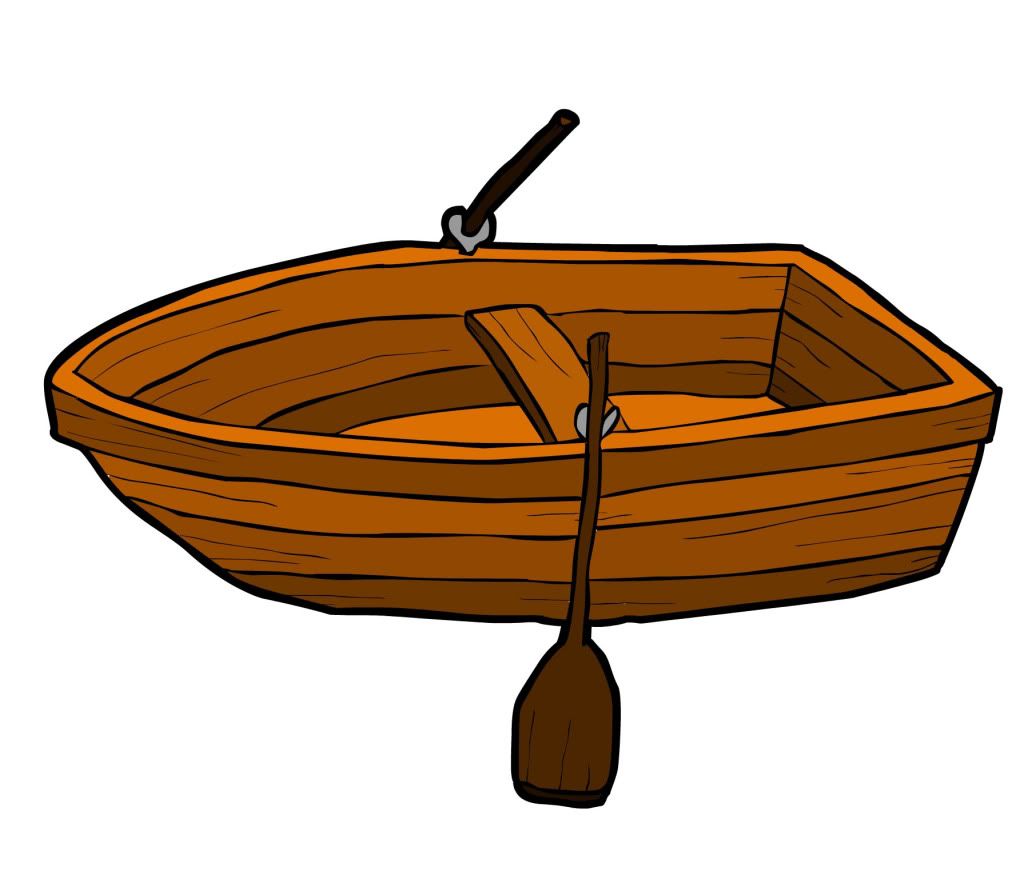
#> input picture picture.jpg, 1024 x 887 px
$ jupyter execute --allow-errors Feature_Extraction_Code.ipynb
#> lines starting #> are read from the running program, lines starting #| are printed output that depends on the picture; after the words box and inside, x2 and y2 are one past the last pixel; in counts of white or black regions, pixels touching at a corner belong together
[cell 1]
import cv2
import numpy as np
from skimage import feature
from matplotlib import pyplot as plt
import torch
import torchvision.models as models
import torchvision.transforms as transforms
from PIL import Image
import os

[cell 2]
# Load image with error handling
img_path = 'picture.jpg'
if not os.path.exists(img_path):
    raise FileNotFoundError(f"Image file not found: {img_path}")

try:
    image = cv2.imread(img_path)
#> image is the input picture: shape (887, 1024, 3); mean B, G, R 167.1, 187, 208.1
    if image is None:
        raise ValueError("Image format is not supported or image is corrupted.")
except Exception as e:
    print(f"Error loading image: {e}")
    exit()

gray_image = cv2.cvtColor(image, cv2.COLOR_BGR2GRAY)
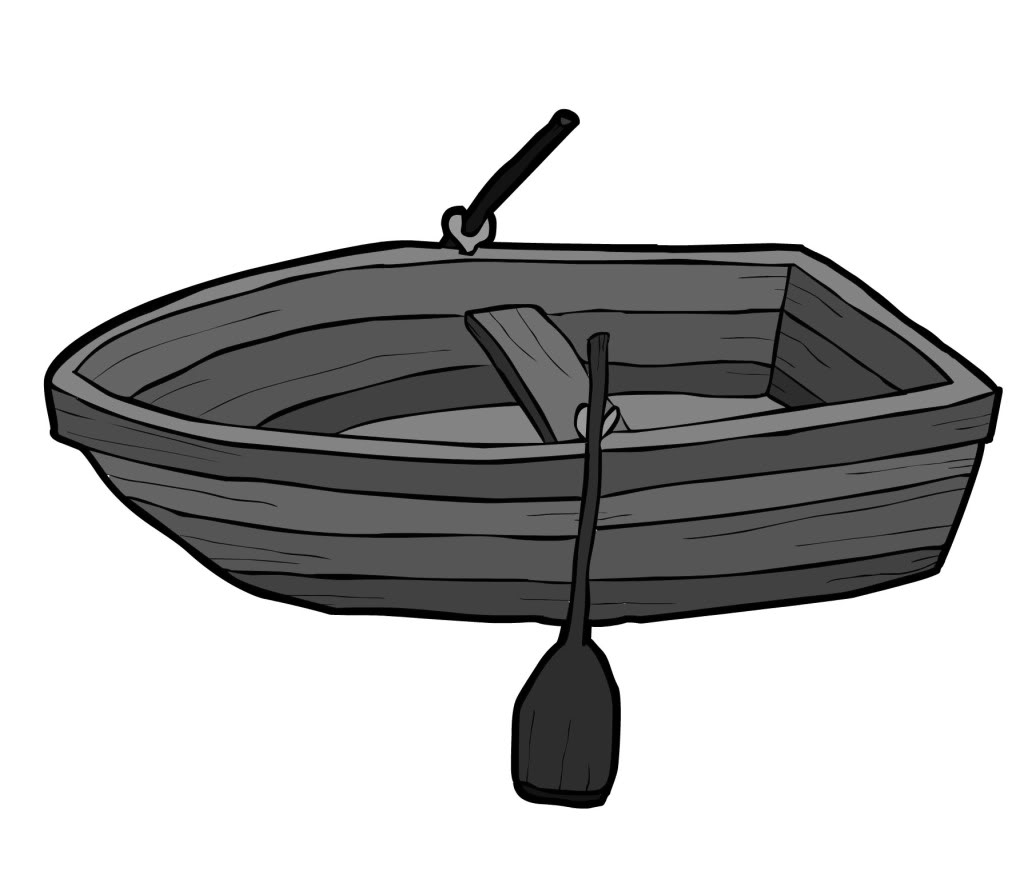
#> gray_image: shape (887, 1024); min 0, max 255, mean 191.1

[cell 3]
# 1. Color Histogram
color_histogram = cv2.calcHist([image], [0, 1, 2], None, [8, 8, 8], [0, 256, 0, 256, 0, 256])
color_histogram = cv2.normalize(color_histogram, color_histogram).flatten()
#> color_histogram = 512 values, max 0.977 at index 511, min 0 at index 4, mean 0.00295

[cell 4]
# 2. Edge Detection (Canny)
edges = cv2.Canny(gray_image, 100, 200)
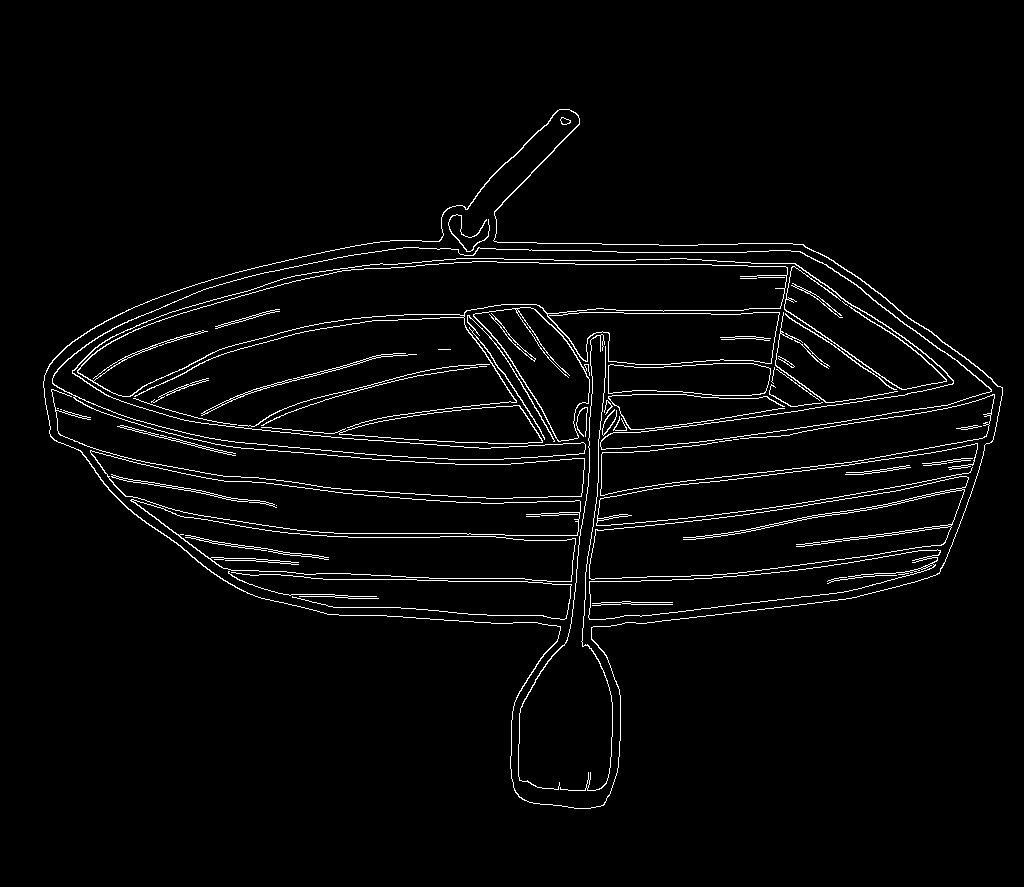
#> edges: shape (887, 1024); 3.1% white in thin lines or dots, all inside (x1, y1, x2, y2) = (43, 109, 1003, 809)

[cell 5]
# 3. Texture Features (Local Binary Pattern)
lbp = feature.local_binary_pattern(gray_image, P=8, R=1, method='uniform')
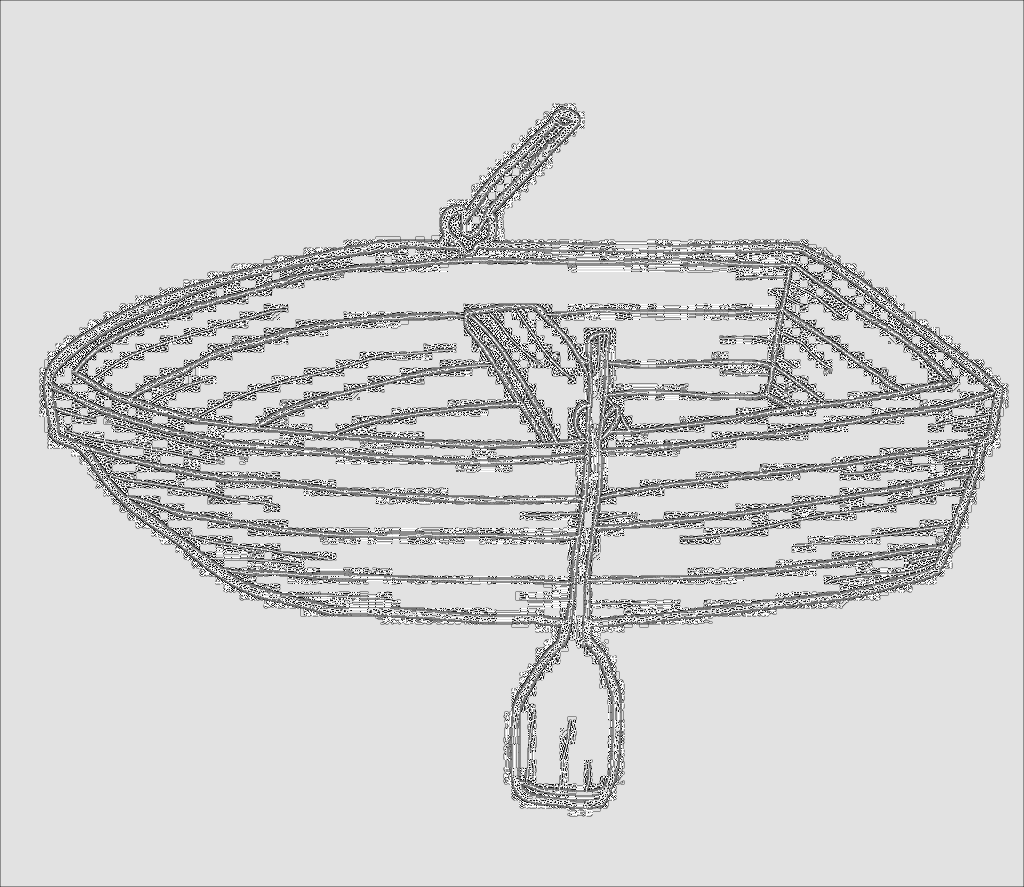
#> lbp: shape (887, 1024) float64; min 0, max 9, mean 7.42; drawn with min black and max white
n_bins = int(lbp.max() + 1)
#> n_bins = 10
lbp_histogram, _ = np.histogram(lbp, density=True, bins=n_bins, range=(0, n_bins))
#> lbp_histogram = [0.00907, 0.0194, 0.00351, 0.012, 0.0407, 0.038, 0.0103, 0.0233, 0.814, 0.0296]

[cell 6]
# 4. Shape Features (Contour Detection)
contours, _ = cv2.findContours(edges, cv2.RETR_EXTERNAL, cv2.CHAIN_APPROX_SIMPLE)
#> contours = 1 contour; box (x1, y1, x2, y2) and area: (43, 109, 1003, 809) 318888
contour_image = image.copy()
cv2.drawContours(contour_image, contours, -1, (0, 255, 0), 2)
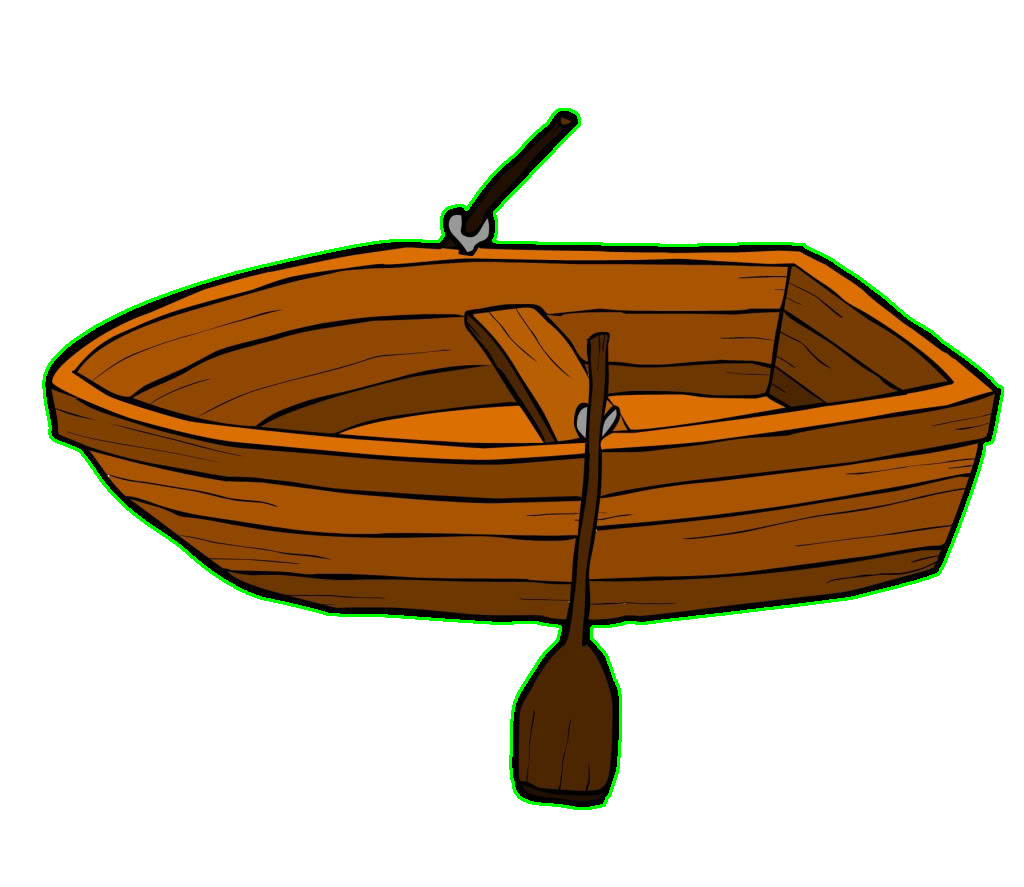
#> contour_image: shape (887, 1024, 3); 1.11% of pixels changed, all inside (x1, y1, x2, y2) = (42, 108, 1004, 810)

[cell 7]
# 5. Keypoint Detection (ORB)
orb = cv2.ORB_create()
keypoints, descriptors = orb.detectAndCompute(gray_image, None)
#> keypoints = 500 keypoints; strongest (x, y, size): (466, 208, 31), (592, 628, 31), (559, 627, 31), (594, 633, 92.6)

#> (a cell that did not finish here is left out)

[cell 9]
# Preprocess the image
img = Image.open(img_path)
#> (the rest of this cell did not finish here and is left out)

#> (a cell that did not finish here is left out)

[cell 11]
# Display results
plt.figure(figsize=(12, 12))

[cell 12]
plt.subplot(1, 1, 1)
plt.title('Original Image')
plt.imshow(cv2.cvtColor(image, cv2.COLOR_BGR2RGB))

[cell 13]
plt.subplot(1, 1, 1)
plt.title('Color Histogram')
plt.bar(range(len(color_histogram)), color_histogram)
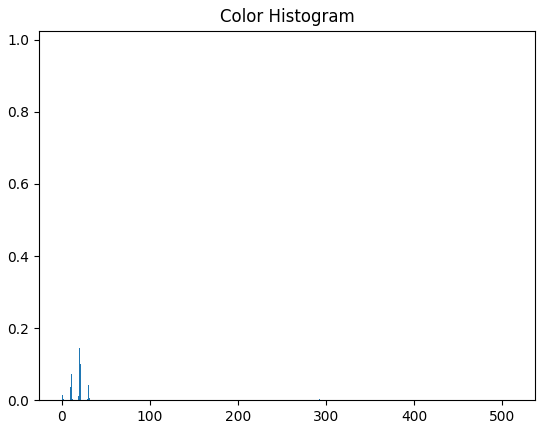
#> figure drawn by matplotlib, 1 panel; tallest bar 0.977 high, from x = 510.6 to 511.4

[cell 14]
plt.subplot(1, 1, 1)
plt.title('Edges')
plt.imshow(edges, cmap='gray')

[cell 15]
plt.subplot(1, 1, 1)
plt.title('LBP')
plt.imshow(lbp, cmap='gray')

[cell 16]
plt.subplot(1, 1, 1)
plt.title('Contours')
plt.imshow(cv2.cvtColor(contour_image, cv2.COLOR_BGR2RGB))
